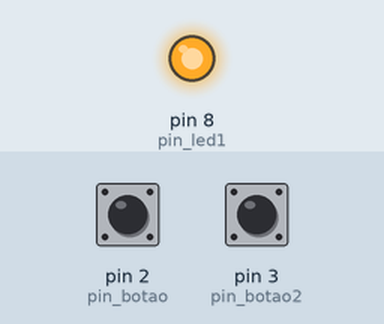
Simulated run of this sketch. Board: Arduino Uno, built with avr-gcc and run on an emulated ATmega328P. Parts: output pins drawn as LEDs (lit = HIGH). The inputs (shaded band) are chosen by the test bench; at power-on: pin 2 (pin_botao) LOW, pin 3 (pin_botao2) LOW.

Above: at 1.2 s.
1.3 s: pin 2 (pin_botao) pulled HIGH for 0.15 s
At 2.5 s:
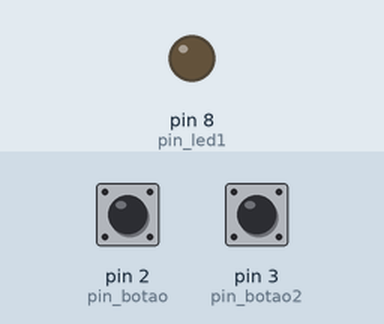
2.9 s: pin 3 (pin_botao2) pulled HIGH for 0.15 s
At 3.8 s:
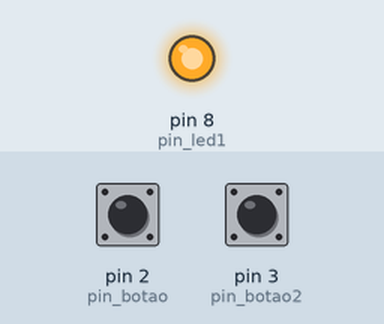
4.5 s: pin 2 (pin_botao) pulled HIGH for 1 s
At 5.1 s:
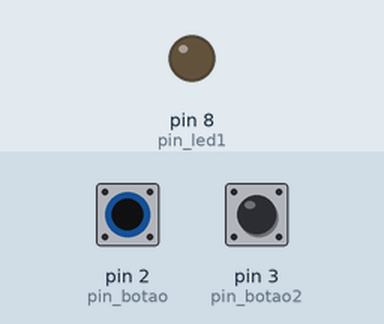
Timing chart, 0 to 7.5 s (numbered marks = the images above; inputs shaded):
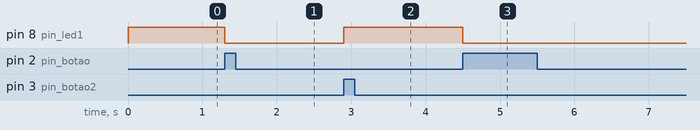

The sketch:

ATIVIDADE_2.ino
```cpp
#define pin_led1 8
#define pin_led2 9
#define pin_botao 2
#define pin_botao2 3
int conta = 0;
int aux = 0;
int auxb = 0;


void setup() {
  pinMode(pin_led1, OUTPUT);
  pinMode(pin_botao, INPUT);
  pinMode(pin_botao2, INPUT);
  Serial.begin(9600);


}

void loop() {
  bool estado = digitalRead(pin_botao);
  bool estado2 = digitalRead(pin_botao2);
    if (estado == 1) {
    if (aux == 0) {
      conta++;
      aux = 1;
    }
  } else {
    aux = 0;
  }
    if (estado2 == 1) {
    if (auxb == 0) {
      conta--;
      auxb = 1;
    }
  } else {
    auxb = 0;
  }
if (conta > 50) {
  conta = 50;
}
if (conta < 0) {
  conta = 0;
}

if (conta == 0) {
  digitalWrite(pin_led1, HIGH);
} else {
  digitalWrite(pin_led1, LOW);
}
if (conta == 50) {
  digitalWrite(pin_led2, HIGH);
} else {
  digitalWrite(pin_led2, LOW);
}
}
```

Measured:
- after the input at 1.3 s, pin 8 (pin_led1): HIGH → LOW at once
- after the input at 2.9 s, pin 8 (pin_led1): LOW → HIGH at once
- after the input at 4.5 s, pin 8 (pin_led1): HIGH → LOW at once
